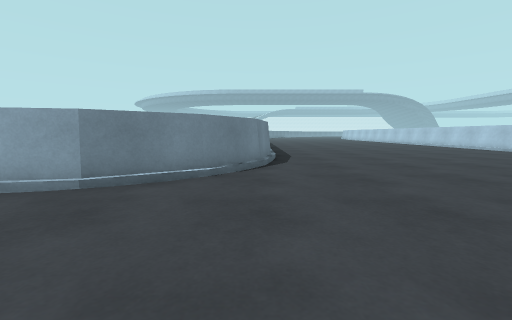
View 1 (above)

19 first-person views from a walk through a Unity game level. The camera is 0.62 m above the floor, tilts 6° down and sees 90° across. The floor is counted in squares, 1 m on a side. Each view is taken from the middle of a square. On the plan, view 1 faces up. The plan holds only what a view shows up to about 9 squares ahead; the rest is blank. The place goes on beyond the plan. The player is left out.

View 2
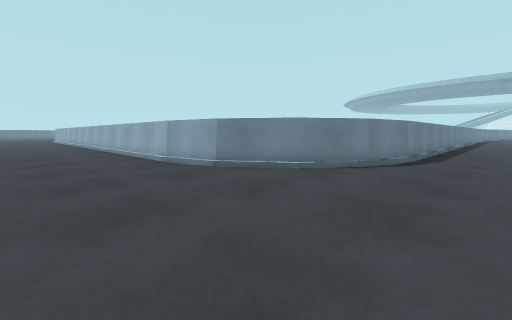

View 3
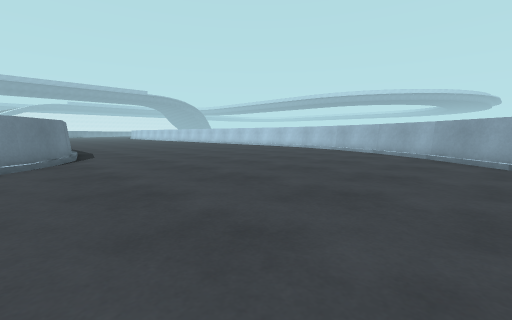

View 4
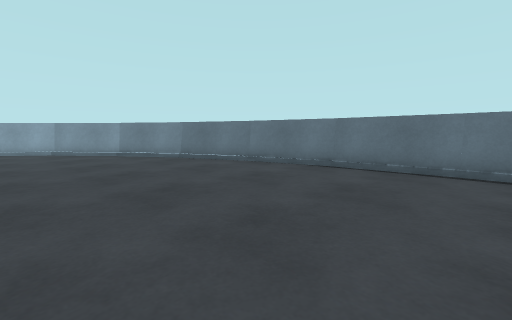

View 5
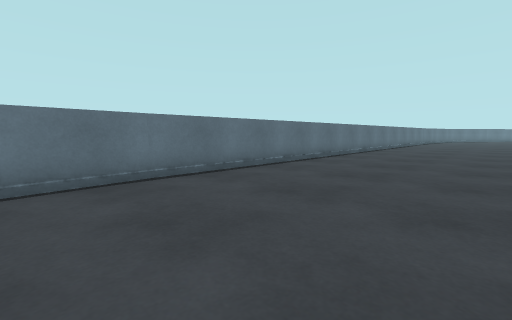

View 6
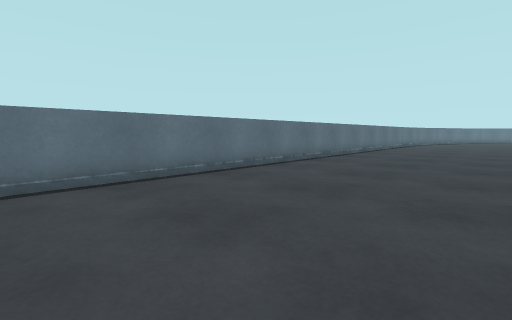

View 7
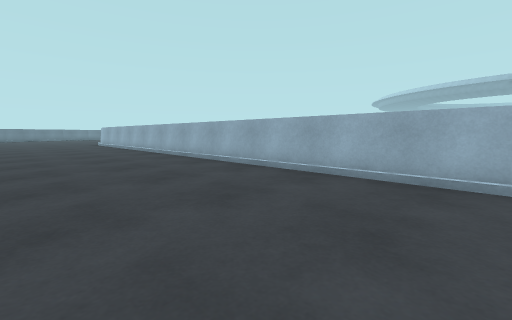

View 8
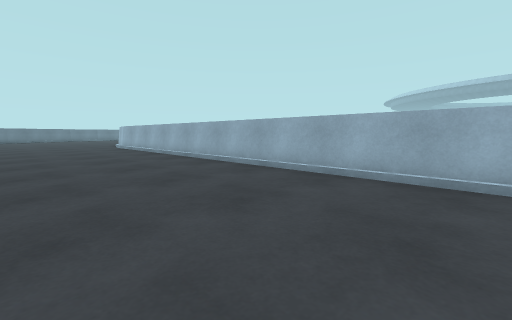

View 9
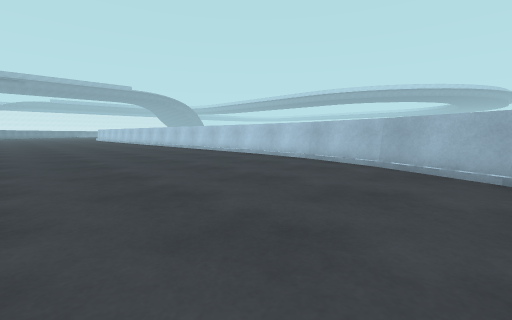

View 10
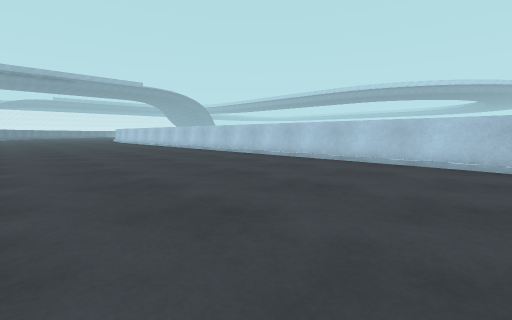

View 11
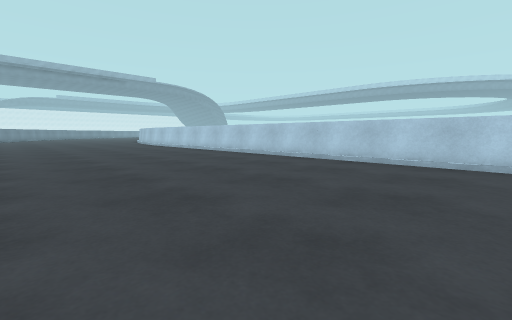

View 12
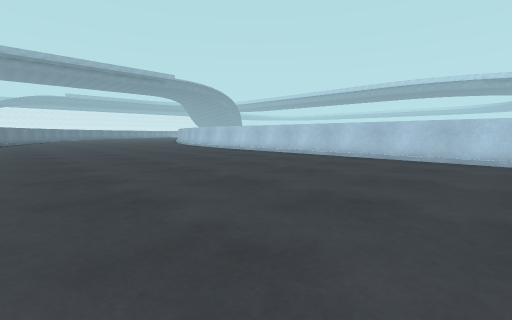

View 13
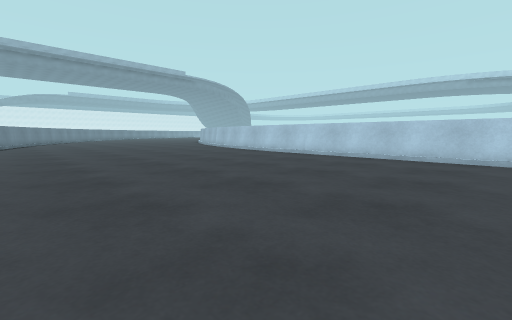

View 14
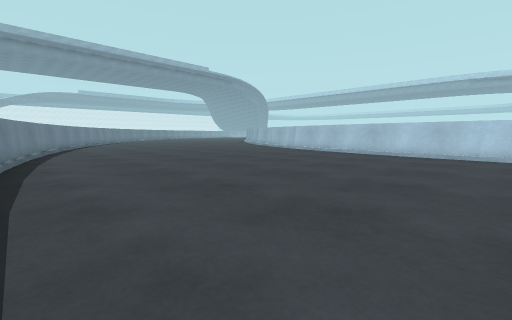

View 15
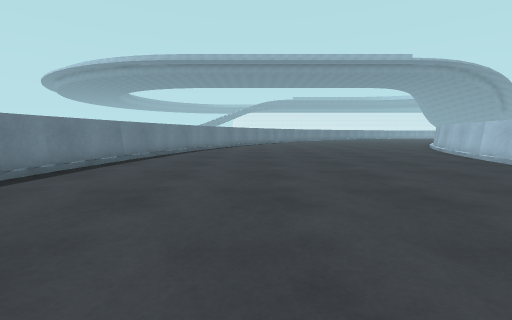

View 16
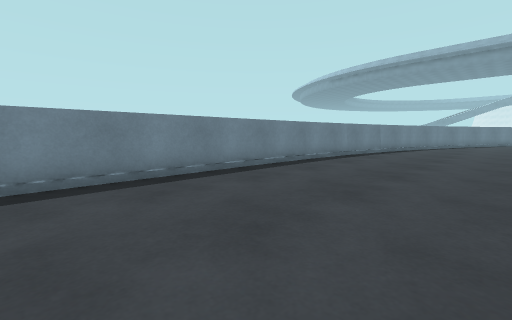

View 17
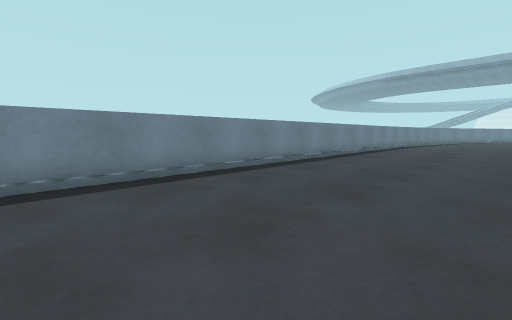

View 18
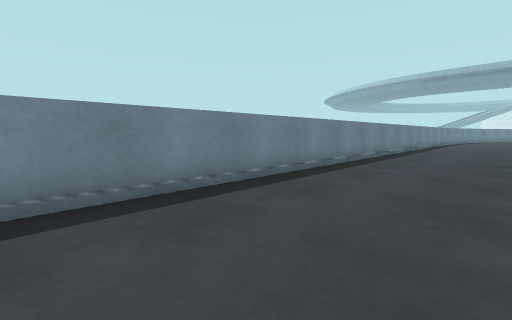

View 19
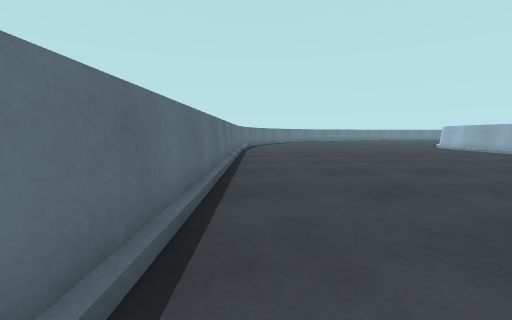

### Floor plan
Points are (right, up) in squares from view 1. A wall is a line through its corners. A room is listed if a view was taken in it or the views show most of it. See-through windows are left out.
Room 1 (views 1, 2, 3, 4, 5, 6, 7, 8, 9, 10, 11, 12, 13, 14, 15, 16, 17, 18, 19)
walls: (0.4, 6.6) (0.1, 5) (-0.8, 3.8) (-2, 3) (-3.5, 2.7); (-3.4, 2.7) (-18.5, 2.7); (8.7, 4.5) (8.7, 24.5); (8.1, 2.7) (8.5, 4.6); (7.3, 0.9) (8.1, 2.9); (6.3, -0.7) (7.3, 1); (5, -2.2) (6.4, -0.6); (3.6, -3.4) (5.1, -2.1); (0.2, -5.1) (2, -4.3) (3.7, -3.3); (-1.7, -5.5) (0.3, -5); (0.4, 24.4) (0.4, 6.5); (8.8, 24.4) (9.1, 26.4); (9, 26.3) (9.4, 27.9); (1.2, 29.8) (0.3, 24.3); (1.8, 31.6) (1.3, 29.7); (-18.5, -5.6) (-1.5, -5.6)
low walls: (-4.5, 2.5) (-13.4, 2.5); (7.9, 2.7) (8.3, 4.5); (4.9, -2.1) (6.2, -0.5); (3.5, -3.2) (5, -1.9); (0.1, -5) (1.3, -4.5); (-13.5, 2.5) (-14.4, 2.5); (8.6, 24.4) (8.9, 26.4); (-17.5, 2.5) (-18.5, 2.5); (1.4, 29.4) (1, 28)

Where each view was taken, in squares from view 1:
view 1: 0 up, 0 right, facing up
view 2: 0 up, 2 right, facing up-left
view 3: 2 down, 1 left, facing up-right
view 4: 1 down, 4 left, facing down-right
view 5: 2 down, 2 left, facing down-left
view 6: 2 down, 6 left, facing down-left
view 7: 1 down, 5 left, facing up-left
view 8: 1 down, 8 left, facing up-left
view 9: 1 up, 3 right, facing up-right
view 10: 6 up, 3 right, facing up-right
view 11: 11 up, 3 right, facing up-right
view 12: 15 up, 2 right, facing up-right
view 13: 18 up, 2 right, facing up-right
view 14: 22 up, 1 right, facing up-right
view 15: 22 up, 4 right, facing up
view 16: 19 up, 4 right, facing up-left
view 17: 12 up, 4 right, facing up-left
view 18: 8 up, 3 right, facing up-left
view 19: 5 down, 10 left, facing left
